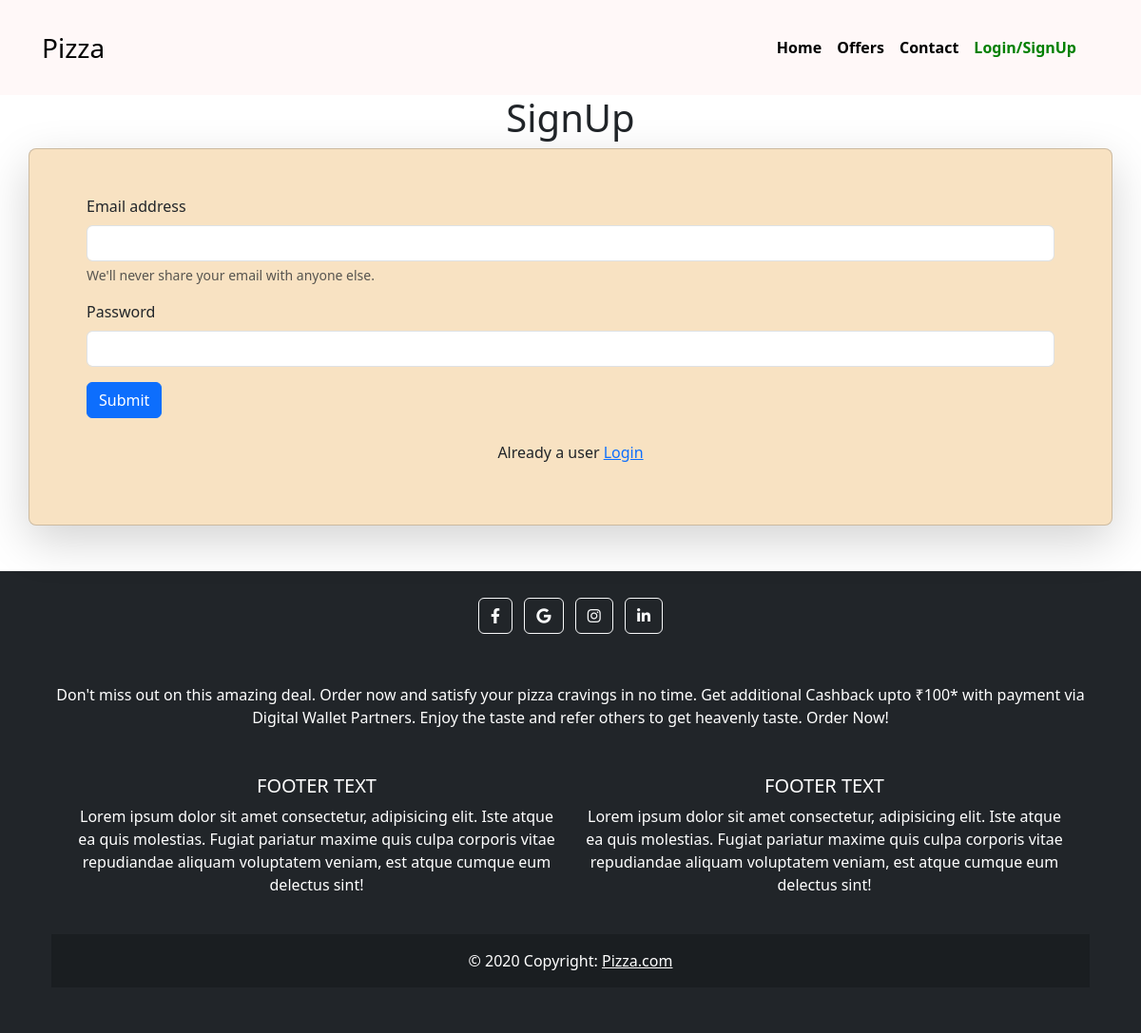
Screenshot of /register/ with the database file from the repository.
### home/models.py (models this page shows)
class Basemodel(models.Model):
    uid = models.UUIDField(default=uuid.uuid4, editable=False, primary_key=True)
    created_at = models.DateField(auto_now_add=True)
    updated_at = models.DateField(auto_now_add=True)
    class Meta:
        abstract = True

class Details(Basemodel):
    detail_name=models.CharField(max_length=100)
    link=models.CharField(max_length=100)

### home/views.py (the view, shortened to what this page needs)
# urls.py: path('register/',register_page,name="register"),
def register_page(request):
    details=Details.objects.all()
    context={'details':details}
    return render(request,'register.html',context)

### home/templates/register.html (shortened to what this page needs)
{% extends 'base.html'%}
{% block start %}
<div class="text-center ">
    <h1>SignUp</h1>
</div>
<div class=" container card shadow-lg rounded-3 mb-5" style="background-color: rgb(248, 226, 194);">
<form method="post" class="p-5">
    <div class="mb-3">
      <label for="exampleInputEmail1" class="form-label">Email address</label>
      <input type="email" class="form-control" name="username" id="exampleInputEmail1" aria-describedby="emailHelp">
      <div id="emailHelp" class="form-text">We'll never share your email with anyone else.</div>
    </div>
    <div class="mb-3">
      <label for="exampleInputPassword1" class="form-label">Password</label>
      <input type="password" class="form-control" name="password" id="exampleInputPassword1">
    </div>
    <button type="submit" class="btn btn-primary">Submit</button>
    <div class="container mt-4">
        <p class="text-center">Already a user <a href="/login">Login</a></p>
      </div>
  </form>
</div>
{% endblock%}

### home/templates/base.html (shortened to what this page needs)
<!doctype html>
<html lang="en">
<head>
  <link href="https://cdn.jsdelivr.net/npm/bootstrap@5.3.0/dist/css/bootstrap.min.css" rel="stylesheet"
>
  <link rel="stylesheet" href="https://cdnjs.cloudflare.com/ajax/libs/font-awesome/6.4.0/css/all.min.css">
</head>
<body>
  <nav class="navbar navbar-expand-lg navbar-inverse sticky-top">
    <div class="container-fluid my-3 " id="navbarcont">
      <div class="imagecon px-3"><img src="" alt="" width="35px" style="border-radius: 25px;">
      </div>
      <a class="navbar-brand fs-3" href="/" id="nav2">Pizza</a>
      <div class="collapse navbar-collapse mx-5 " id="navbarSupportedContent">
        <ul class="navbar-nav ms-auto  my-0 mb-lg-0">
          {% for detail in details %}
          <li class="nav-item " style="font-weight:600;">
            <a class="nav-link active" aria-current="page" href="{{detail.link}}">{{detail.detail_name}}</a>
          </li>
          {% endfor %}
          {% if request.user.is_authenticated %}
          <li class="nav-item" style="font-weight:600;">
            <a class="nav-link active" aria-current="page" href="{% url 'orders'%}">Orders</a>
          </li>
          <li class="nav-item" style="font-weight:600;">
            <a class="nav-link active" aria-current="page" href="{% url 'cart'%}">Cart</a>
          </li>
          <li class="nav-item" style="font-weight:600; ">
            <a class="nav-link active" aria-current="page" href="{% url 'logout' %}" style="color: red;">Logout</a>
          </li>
          {% else %}
          <li class="nav-item" style="font-weight:600; ">
            <a class="nav-link active" aria-current="page" href="{% url 'register'%}"
              style="color:green;">Login/SignUp</a>
          </li>
          {% endif %}
      </div>
    </div>
  </nav>
  {% block start %}
  {% endblock %}
  <footer class="bg-dark text-center text-white">
    <div class="container p-4">
      <section class="mb-4">
        <a class="btn btn-outline-light btn-floating m-1" href="#!" role="button"><i class="fab fa-facebook-f"></i></a>
        <a class="btn btn-outline-light btn-floating m-1" href="" role="button"><i class="fab fa-google"></i></a>
        <a class="btn btn-outline-light btn-floating m-1" href="#!" role="button"><i class="fab fa-instagram"></i></a>
        <a class="btn btn-outline-light btn-floating m-1" href="#!" role="button"><i class="fab fa-linkedin-in"></i></a>
      <section class="mb-4 mt-5">
        <p>
          Don't miss out on this amazing deal. Order now and satisfy your pizza cravings in no time. Get additional
          Cashback upto ₹100* with payment via Digital Wallet Partners. Enjoy the taste and refer others to get heavenly taste. Order Now!
        </p>
      </section>
      <div class="container p-4">
        <div class="row">
          <div class="col-lg-6 col-md-12 mb-4 mb-md-0">
            <h5 class="text-uppercase">Footer text</h5>
            <p>
              Lorem ipsum dolor sit amet consectetur, adipisicing elit. Iste atque ea quis
              molestias. Fugiat pariatur maxime quis culpa corporis vitae repudiandae
              aliquam voluptatem veniam, est atque cumque eum delectus sint!
            </p>
          </div>
          <div class="col-lg-6 col-md-12 mb-4 mb-md-0">
            <h5 class="text-uppercase">Footer text</h5>
            <p>
              Lorem ipsum dolor sit amet consectetur, adipisicing elit. Iste atque ea quis
              molestias. Fugiat pariatur maxime quis culpa corporis vitae repudiandae
              aliquam voluptatem veniam, est atque cumque eum delectus sint!
            </p>
          </div>
        </div>
      </div>
          <div class="text-center p-3" style="background-color: rgba(0, 0, 0, 0.2);">
            © 2020 Copyright:
            <a class="text-white" href="https://mdbootstrap.com/">Pizza.com</a>
          </div>
  </footer>
</body>
</html>

### home/templates/base.html (style rules this page uses)
nav { background-color: rgb(255, 248, 248); }

### rows the page displays
Details: detail_name "Home"
Details: detail_name "Offers"
Details: detail_name "Contact"
